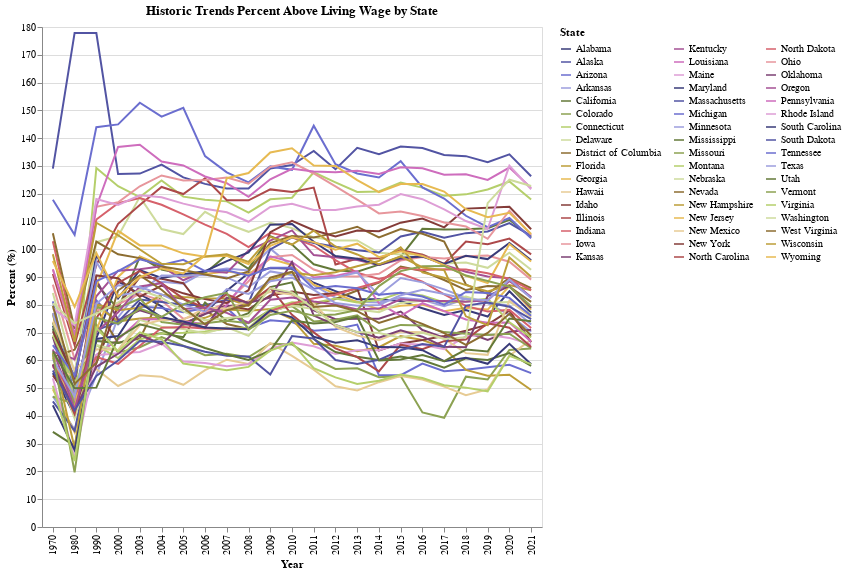

This figure's notebook cell:
### Code cell
selection = alt.selection(type='multi', fields=['State'], bind='legend')

c1 = alt.Chart(diff_df).mark_line().encode(
    alt.X('year:N', axis=alt.Axis(title="Year")),
    alt.Y('percent_above:Q', axis=alt.Axis(title="Percent (%)")),
    tooltip=["State", "percent_above", "year"],
    color=alt.Color('State', scale=alt.Scale(scheme='category20b'), legend=alt.Legend(columns=3,symbolLimit=0)),
    opacity=alt.condition(selection,alt.value(1),alt.value(.2))
).properties(
    width=500,
    height=500,
    title = "Historic Trends Percent Above Living Wage by State"
).add_selection(selection).interactive()

c1

### Figure 1 — Vega-Lite specification as saved in the notebook (floating-point values rounded to 4 significant figures; data arrays with more than 128 entries replaced by an {"elided": "..."} marker saying what was removed)
{"config": {"view": {"continuousWidth": 400, "continuousHeight": 300}}, "data": {"name": "data-91e2948122f80fe5aa49f1216c52e52f"}, "mark": "line", "encoding": {"color": {"field": "State", "legend": {"columns": 3, "symbolLimit": 0}, "scale": {"scheme": "category20b"}, "type": "nominal"}, "opacity": {"condition": {"value": 1, "selection": "selector254"}, "value": 0.2}, "tooltip": [{"field": "State", "type": "nominal"}, {"field": "percent_above", "type": "quantitative"}, {"field": "year", "type": "nominal"}], "x": {"axis": {"title": "Year"}, "field": "year", "type": "nominal"}, "y": {"axis": {"title": "Percent (%)"}, "field": "percent_above", "type": "quantitative"}}, "height": 500, "selection": {"selector254": {"type": "multi", "fields": ["State"], "bind": "legend"}, "selector255": {"type": "interval", "bind": "scales", "encodings": ["x", "y"]}}, "title": "Historic Trends Percent Above Living Wage by State", "width": 500, "$schema": "https://vega.github.io/schema/vega-lite/v4.17.0.json", "datasets": {"data-91e2948122f80fe5aa49f1216c52e52f": {"elided": "1529 records"}}}
